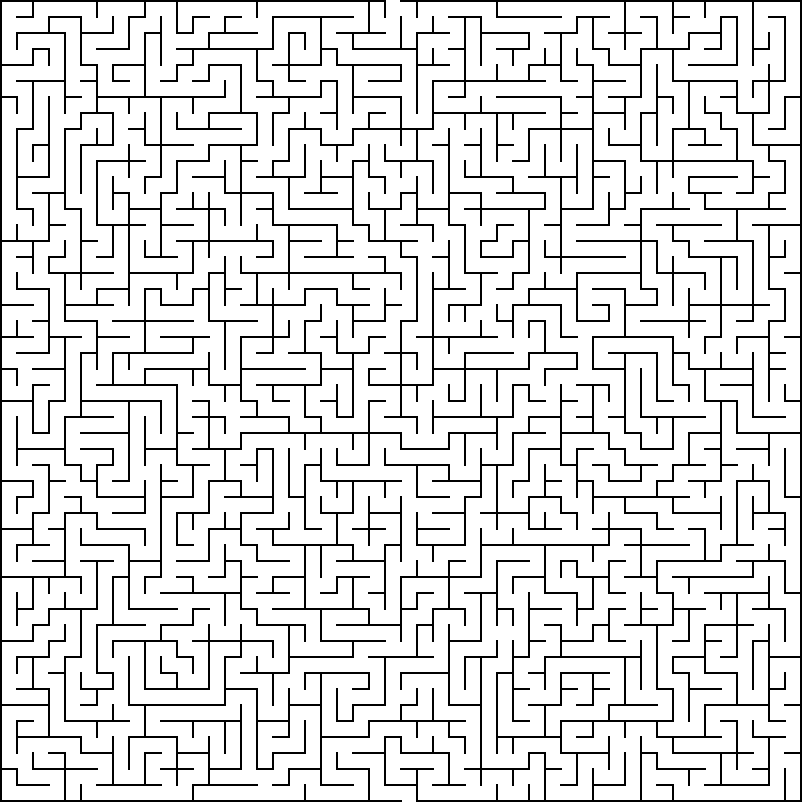
#> input picture client/images/maze-50x50.png, 802 x 802 px
$ python -i image_utils.py   (imports and definitions only)   (older library calls are emulated)
#> lines starting #> are read from the running program, lines starting #| are printed output that depends on the picture
import cv2
import numpy as np


# [11 lines left out: function image_resize, not called in this run]


# Image has to eb gray scaled and gaussian blurred before calling this function
def auto_canny(image, sigma=0.33):
    val = np.median(image)
    lower = max(0, (1 - sigma) * val)
    upper = min(255, (1 + sigma) * val)
    return cv2.Canny(image, lower, upper)


def adaptive_threshold(image, option=cv2.THRESH_BINARY):
    return cv2.adaptiveThreshold(image, 255, cv2.ADAPTIVE_THRESH_GAUSSIAN_C, option, 11, 2)


def sharpen_image(image):
    kernel = np.array([[0, -1, 0], [-1, 5, -1], [0, -1, 0]], dtype=np.float)
    return cv2.filter2D(image, -1, kernel)


# [32 lines left out: functions order_points, image_rotate_by_90_clockwise, image_rotate_by_90_anticlockwise, not called in this run]


def get_contours(gray_image, param=None):
    '''
    :param gray_image: input gray level image
    :param param: higher threshold for canny edge detector, lower threshold is twice smaller. Default Auto Canny with sigma=0.33
    :return:contours
    '''

    blurred = cv2.GaussianBlur(gray_image, (5, 5), 0)
    if not param:
        edged = auto_canny(gray_image)
        # t, edged = cv2.threshold(gray_image, 0, 255, cv2.THRESH_BINARY + cv2.THRESH_OTSU)
    else:
        edged = cv2.Canny(blurred, param / 2, param)
    _, cnts, _ = cv2.findContours(edged, cv2.RETR_EXTERNAL, cv2.CHAIN_APPROX_SIMPLE)
    return cnts


# [11 lines left out: function sort_contours, not called in this run]


def get_midpoint(ptA, ptB):
    return (ptA[0] + ptB[0]) * 0.5, (ptA[1] + ptB[1]) * 0.5


# [7 lines left out: function detect_face, not called in this run]


def add_text(image, text):
    cv2.putText(image, text, (15, 15), cv2.FONT_HERSHEY_SIMPLEX, 0.6, (0, 0, 255), 2)

>>> import cv2
>>> picture = cv2.imread('../../client/images/maze-50x50.png', cv2.IMREAD_GRAYSCALE)
#> picture: shape (802, 802); 87.1% white; black in thin lines or dots
>>> result = get_contours(picture)
#> in get_contours, `blurred = cv2.GaussianBlur(gray_image, (5, 5), 0)`:
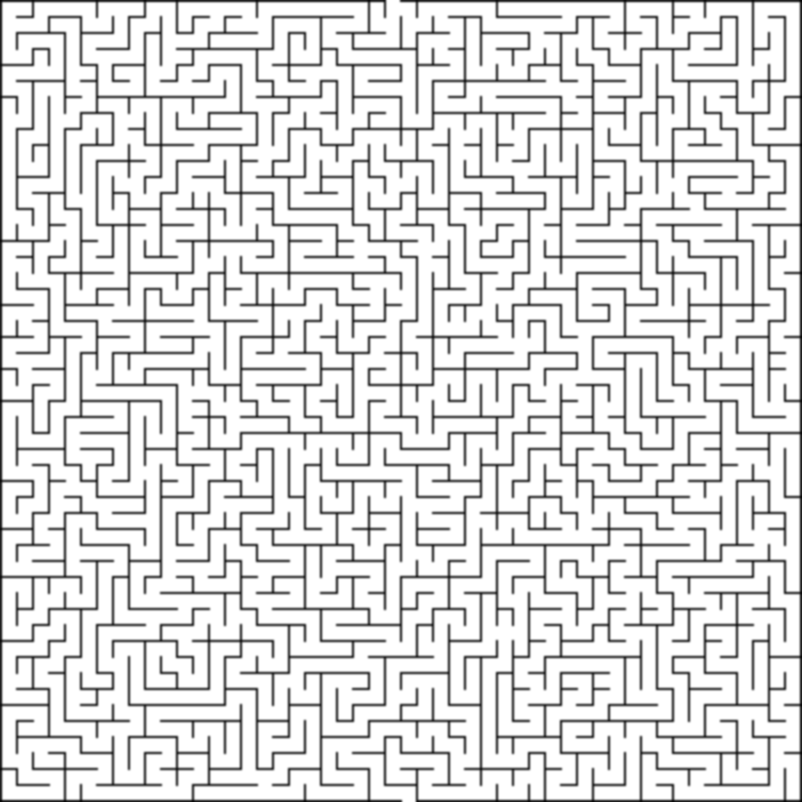
#> blurred: shape (802, 802); min 4, max 255, mean 222.1
#> in auto_canny, `val = np.median(image)`: val = 255
#> in auto_canny, `lower = max(0, (1 - sigma) * val)`: lower = 170.8
#> in auto_canny, `upper = min(255, (1 + sigma) * val)`: upper = 255
#> in auto_canny, `return cv2.Canny(image, lower, upper)`:
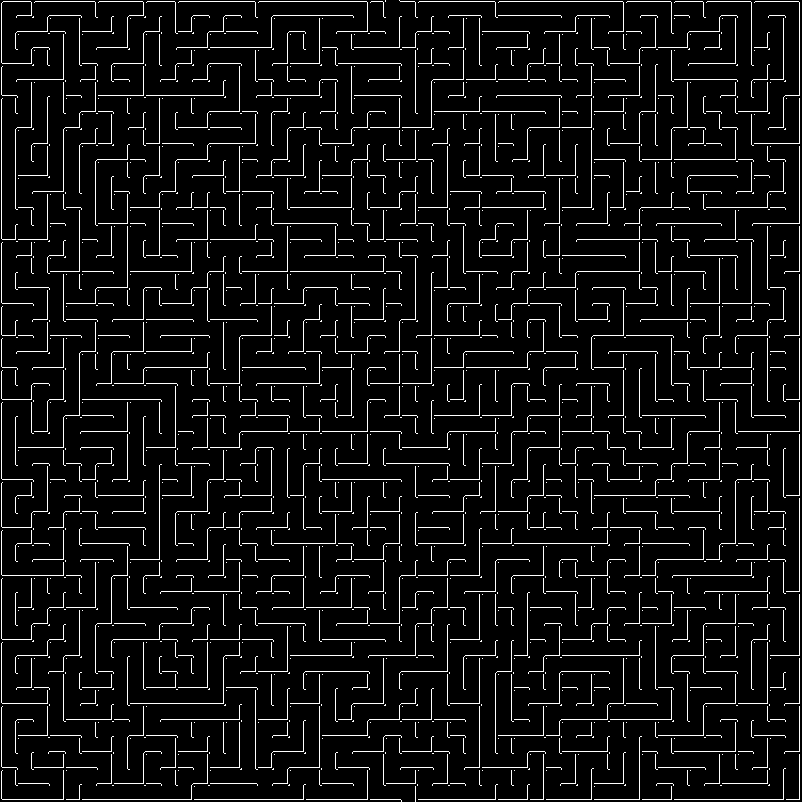
#> returned value: shape (802, 802); 6.6% white in thin lines or dots
#> in get_contours, `_, cnts, _ = cv2.findContours(edged, cv2.RETR_EXTERNAL, cv2.CHAIN_APPR..`: cnts = 1730 contours, all with area under 20
#> result = 1730 contours, all with area under 20
